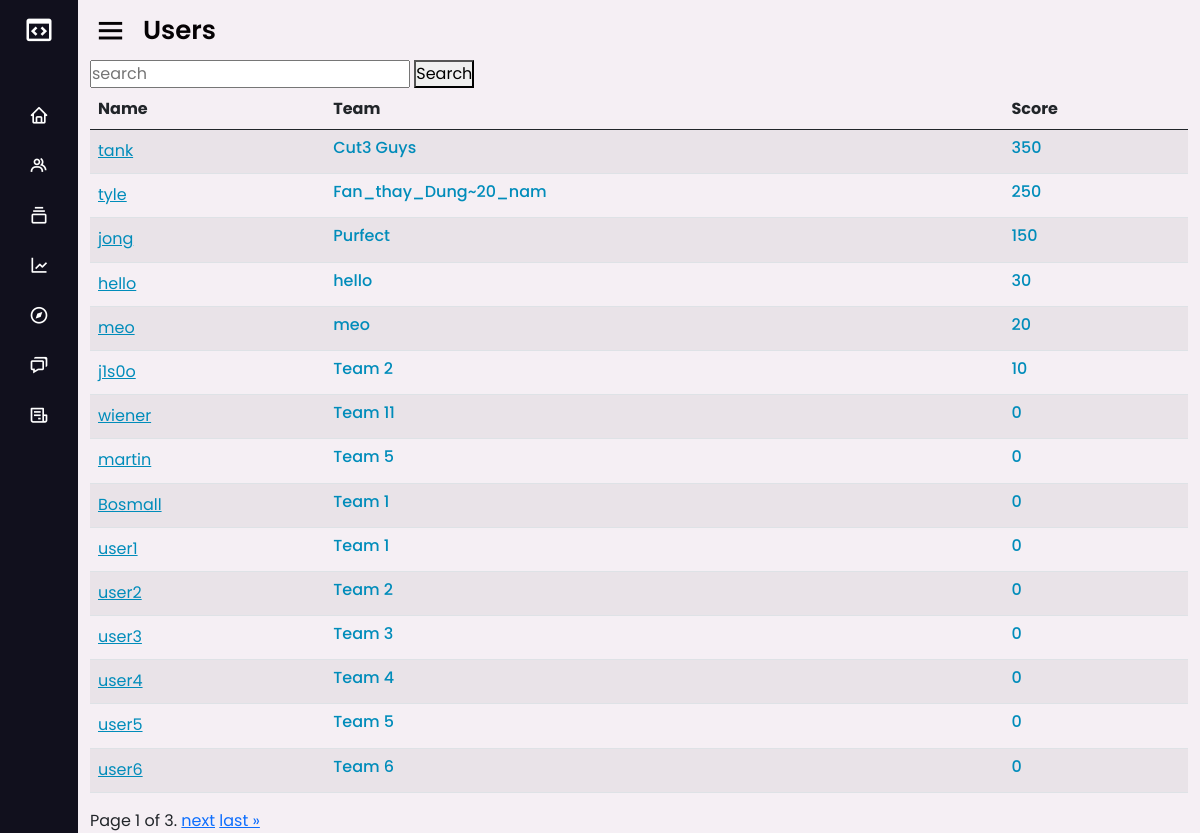
Page /users/ (signed in) on the committed database.
### base/models.py (models this page shows, shortened)
class CustomUser(AbstractUser):
    solved = models.ManyToManyField(Chall , null=True , blank=True)
    score = models.PositiveIntegerField(default=0)
    team = models.ForeignKey(Team, null=True, blank=True , on_delete= models.DO_NOTHING)

class Team(models.Model):
    name = models.CharField(max_length=55)
    password = models.CharField(max_length=32 )
    score = models.PositiveBigIntegerField(default=0)
    decription = models.CharField(max_length=100 , blank=True)
    updated = models.DateTimeField(auto_now=True)
    created = models.DateTimeField(auto_now_add=True)
    class Meta:
        ordering = ['-updated' , '-created']
    def __str__(self):
        return self.name

### base/user.py (the view, shortened to what this page needs)
# urls.py: path('users/', user.Users , name='users'),
def Users(request):
    users = User.objects.all().order_by('-score')
    paginator = Paginator(users, 15) # Show 15 team per page.
    page_number = request.GET.get('page')
    page_obj = paginator.get_page(page_number)
    context = {'users': users, 'page_obj': page_obj}
    return render(request, 'base/user/user.html', context)

### base/templates/base/user/user.html (shortened to what this page needs)
{% extends 'main.html' %}
{% block header_text %}
<span class="text">Users</span>
{% endblock header_text %}
{% block content %}
<div class="container">
	<form  id="search" method="GET">
		<input type="text" name="search" id="text_search" placeholder="search">
		<button type="submit"> Search</button>
	</form>
	<div id="score">
		<div class="table-responsive">
			<table class="table table-striped">
				<thead>
					<tr>
						<th>Name</th>
                        <th>Team</th>
						<th>Score</th>
					</tr>
				</thead>
				<tbody>
					{% for user in page_obj %}
					<tr>
						<td>
							<a href="/userprofile/{{user.username}}"<h6 style="color: #008cba;">{{user.username}}</h6></a>
						</td>
                        <td>
                            <h6 style="color: #008cba;">{{user.team}}</h6>
                        </td>
						<td>
                            <h6 style="color: #008cba;">{{user.score}}</h6>
                        </td>
					</tr>
					{% endfor %}
				</tbody>
			</table>
			<div class="pagination">
				<span class="step-links">
					<span class="current">
						Page {{ page_obj.number }} of {{ page_obj.paginator.num_pages }}.
					</span>
					{% if page_obj.has_next %}
						<a href="?page={{ page_obj.next_page_number }}">next</a>
						<a href="?page={{ page_obj.paginator.num_pages }}">last &raquo;</a>
					{% endif %}
				</span>
			</div>
		</div>
	</div>
</div>
{% endblock content %}

### static/styles/main.css (style rules this page uses)
* { margin: 0; padding: 0; box-sizing: border-box; font-family: 'Poppins', sans-serif; }
.home-section .home-content .bx-menu, .home-section .home-content .text { color: #050204; font-size: 35px; }
.home-section .home-content .text { font-size: 26px; font-weight: 600; }

### rows in the picture
CustomUser: username "tank", team "Cut3 Guys", score "350"
CustomUser: username "tyle", team "Fan_thay_Dung~20_nam", score "250"
CustomUser: username "jong", team "Purfect", score "150"
CustomUser: username "hello", team "hello", score "30"
CustomUser: username "meo", team "meo", score "20"
CustomUser: username "j1s0o", team "Team 2", score "10"
CustomUser: username "wiener", team "Team 11", score "0"
CustomUser: username "martin", team "Team 5", score "0"
CustomUser: username "Bosmall", team "Team 1", score "0"
CustomUser: username "user1", team "Team 1", score "0"
CustomUser: username "user2", team "Team 2", score "0"
CustomUser: username "user3", team "Team 3", score "0"
CustomUser: username "user4", team "Team 4", score "0"
CustomUser: username "user5", team "Team 5", score "0"
CustomUser: username "user6", team "Team 6", score "0"

### other values in the picture
{{ page_obj.number }} "1"
{{ page_obj.paginator.num_pages }} "3"
